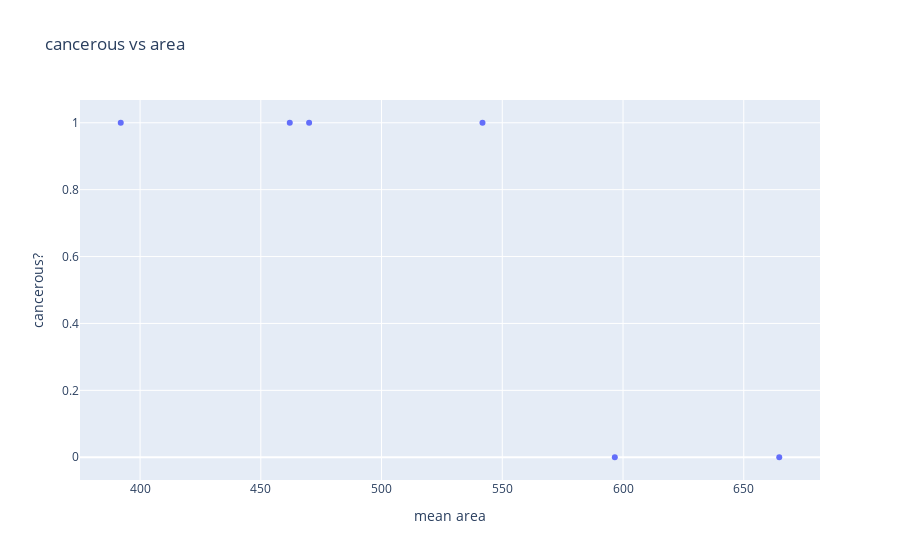

The notebook cell this image was saved under:
### Markdown cell above
Let's see this by way of example.  We can start with an example where our data is perfectly separable by mean area.

### Code cell
df_separated = pd.read_csv('./separated_classes.csv', index_col = 0)
scatter = go.Scatter(x = df['area'], y = df['target'], mode = 'markers')
go.Figure(scatter, layout = {'title': 'cancerous vs area', 'xaxis': {'title': 'mean area'}, 'yaxis': {'title': 'cancerous?'}})

### Figure 1 — Plotly figure (JSON) as saved in the notebook; plotly's stock layout.template omitted (floating-point values rounded to 4 significant figures)
{"data": [{"mode": "markers", "type": "scatter", "x": [392, 462, 470, 541.8, 596.6, 664.7], "y": [1, 1, 1, 1, 0, 0]}], "layout": {"autosize": true, "title": {"text": "cancerous vs area"}, "xaxis": {"autorange": true, "range": [375.3, 681.4], "title": {"text": "mean area"}, "type": "linear"}, "yaxis": {"autorange": true, "range": [-0.07325, 1.073], "title": {"text": "cancerous?"}, "type": "linear"}}}
